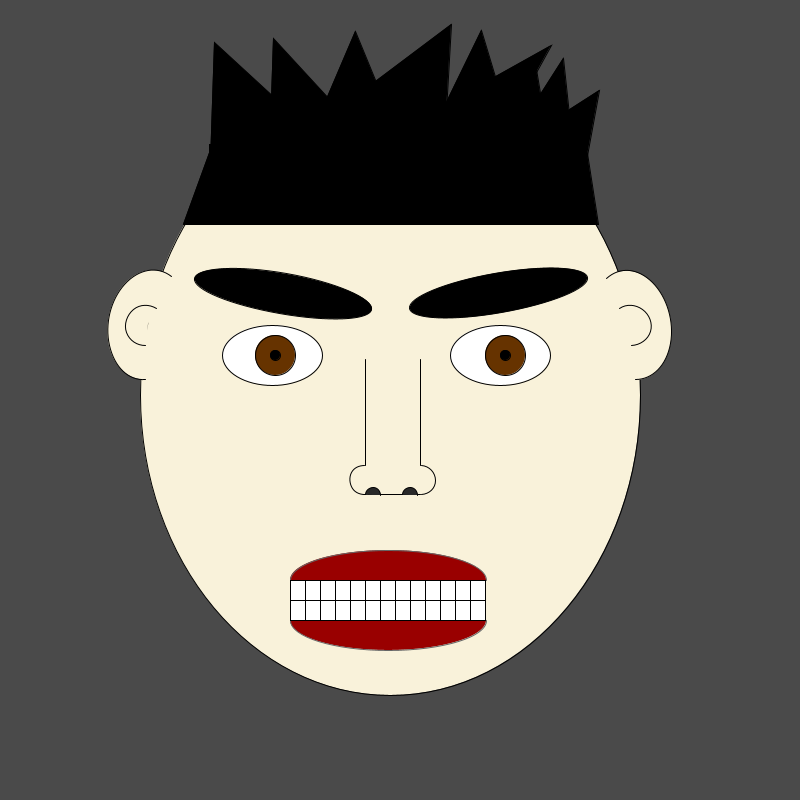
Frame 1 (no input)
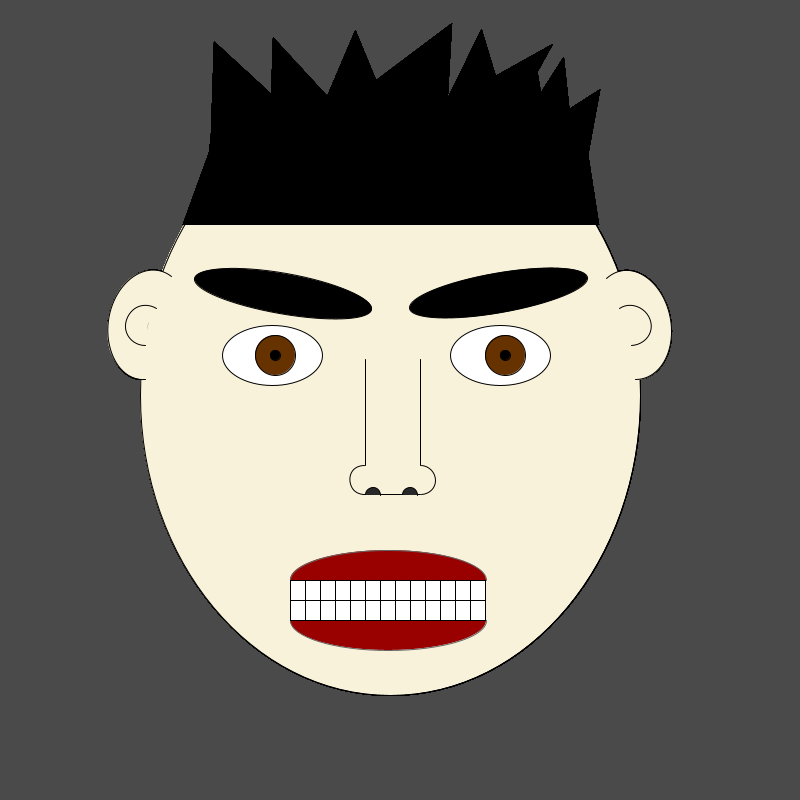
Frame 60 (the mouse pressed at the canvas centre just before this capture)
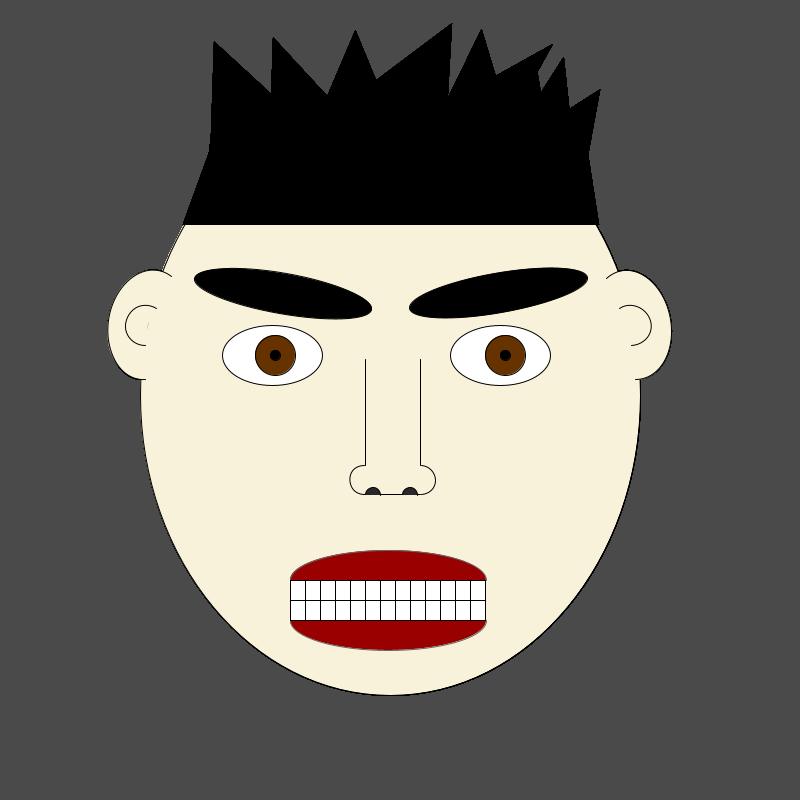
Frame 120 (the mouse held since frame 60 and released just before this capture)

The Processing sketch that drew these frames (run headless with seeded random() and noise(); from frame 60 on, the mouse is pressed at the canvas centre):

// Processing sketch: processing_168576
// ── processing_168576.pde

void setup(){
  size(800,800);
  background(74);
}

void draw(){
  
  // --> Cara <-- \\
  fill(249,242,218); 
  ellipse(390,395,500,600);
 
  // --> Ulls (Contorn) <-- \\
  fill(255); // Color blanc
  ellipse(272,355,100,60);
  ellipse(500,355,100,60);
  
  // --> Ulls (Iris) <-- \\
  fill(102,51,0);
  ellipse(275,355,40,40);
  ellipse(505,355,40,40);
  
  // --> Ulls (Pupiles) <-- \\
  fill(0);
  ellipse(275,355,10,10);
  ellipse(505,355,10,10);
  
  // --> Nas (contorn) <-- \\
  line(365,359,365,465);
  line(420,359,420,465);
  noFill();
  arc(365,480,30,30,1.5,4.7);
  arc(420,480,30,30,-1.5,1.5);
  line(367,494,420,494);
  
  // --> Nas (forats) <-- \\
  fill(40);
  arc(373,495,15,15,-3.1,0);
  arc(410,495,15,15,-3.1,0);
  
  // --> Cabell <-- //
  fill(0);
  triangle(209,193,326,145,214,42);
  triangle(269,160,366,139,273,38);
  triangle(311,134,399,138,355,31);
  triangle(270,160,444,146,451,24);
  triangle(406,126,487,161,551,45);
  triangle(424,147,525,176,481,30);
  triangle(493,158,579,199,599,90);
  triangle(494,166,578,199,563,58);
  triangle(447,148,552,164,536,69);
  rect(209,144,370,80);
  triangle(183,224,210,224,211,147);
  triangle(569,224,598,224,587,153);

  // --> Boca <-- \\
  fill(153,0,0);
  stroke(102);
  
  arc(388,580,196,60,-PI,0);
  arc(388,620,196,60,0,PI);
  fill(255);
  stroke(0);
  
  
  // --> Boca (Dents) <-- \\
  rect(290,580,15,20);
  rect(305,580,15,20);
  rect(320,580,15,20);
  rect(335,580,15,20);
  rect(350,580,15,20);
  rect(365,580,15,20);
  rect(380,580,15,20);
  rect(395,580,15,20);
  rect(410,580,15,20);
  rect(425,580,15,20);
  rect(440,580,15,20);
  rect(455,580,15,20);
  rect(470,580,15,20);
  rect(290,600,15,20);
  rect(305,600,15,20);
  rect(320,600,15,20);
  rect(335,600,15,20);
  rect(350,600,15,20);
  rect(365,600,15,20);
  rect(380,600,15,20);
  rect(395,600,15,20);
  rect(410,600,15,20);
  rect(425,600,15,20);
  rect(440,600,15,20);
  rect(455,600,15,20);
  rect(470,600,15,20);
  

  // --> Celles <-- \\
  strokeWeight(1);
  fill(0); // Color negre
  
  rotate(PI/18.0);
  ellipse(330,240, 180,40);

  rotate(PI/-9.0);
  ellipse(440,375, 180,40);
  
  // --> Orelles <-- \\
  fill(249,242,218);
  
  rotate(PI/9.0);
  arc(202,294,80,110,-4.9,-1.2);
  arc(200,295,40,40,-4.9,-1.2);
  
  rotate(PI/-9.0);
  arc(565,430,80,110,-2,1.7);
  arc(565,430,40,40,-2,1.7);
  
  

}
